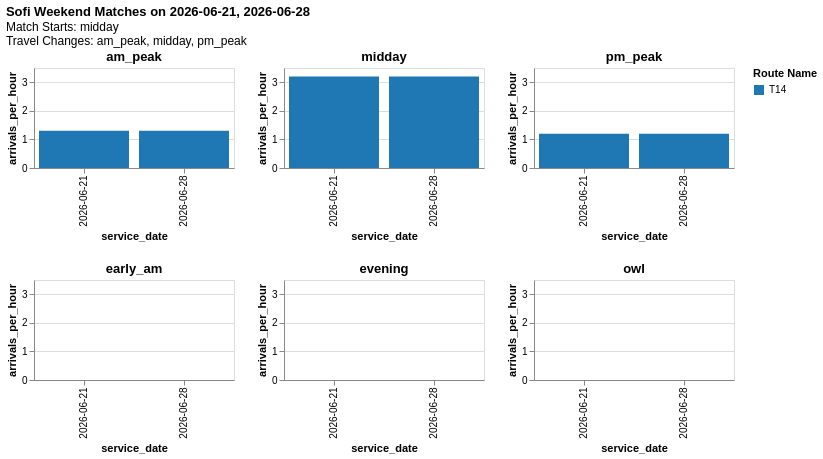

Notebook code cell kept with this figure:
### Markdown cell above
#### Weekend Mid-Day Matches

* Pre-match travel: `am_peak`
* Post-match travel: `pm_peak`
* Non-event comparison: weekend for `am_peak`, `midday`, `pm_peak`

### Code cell
MATCH_TOD = "midday"
MATCH_DAY_TYPE = "weekend"

filtered_sofi_dict = event_helpers.grab_matches_by_day_type(
    wc_vars.sofi_match_times, MATCH_TOD, MATCH_DAY_TYPE)

MATCH_DAYS = list(filtered_sofi_dict.keys())

operator_dropdown = alt.binding_select(
    options=list_of_operators,
    name="GTFS Schedule: ",
)

dropdown_param = alt.selection_point(
    fields=["schedule_name"], value=list_of_operators[0], bind=operator_dropdown
)

selection = alt.selection_point(fields=["route_id_array"], bind="legend")

indiv_time_of_day_charts = [
    chart_utils.arrivals_by_time_of_day_grouped_bar(
        stop_tod_near2[stop_tod_near2.service_date.isin(["nonevent"] + MATCH_DAYS)], 
        time_of_day, 
        MATCH_DAY_TYPE
    ).properties(
        title = f"{time_of_day}", width=200, height=100
    ).add_params(selection, dropdown_param).transform_filter(dropdown_param) 
    for time_of_day in ["am_peak", "midday", "pm_peak", "early_am", "evening", "owl"]
    # set time-of-day order to put times surrounding match at the top
]    

alt.vconcat(
    alt.hconcat(*indiv_time_of_day_charts[:3]).resolve_scale(y ='shared'),
    alt.hconcat(*indiv_time_of_day_charts[3:]).resolve_scale(y ='shared')
).add_params(selection, dropdown_param).properties(
    title={
        "text": f"Sofi {MATCH_DAY_TYPE.title()} Matches on {', '.join(MATCH_DAYS)}", 
        "subtitle": [f"Match Starts: {MATCH_TOD}", "Travel Changes: am_peak, midday, pm_peak"]
}).resolve_scale(y ='shared')
